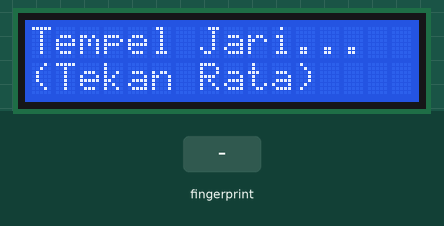
A program run on a simulated ESP32 board running MicroPython. Shown: 16×2 character LCD. The test bench sets the inputs (shaded band). Library files of the repository ran but are not shown: i2c_lcd.py; what the program prints to the serial console is not drawn. At 6.9 s the program stops and its outputs stay as they are.

Above: at 3.2 s.
3.3 s: finger stored as number 1 placed on the sensor
At 4.4 s:
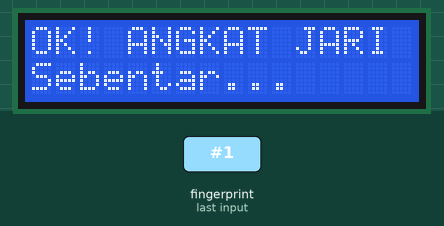
At 5.8 s:
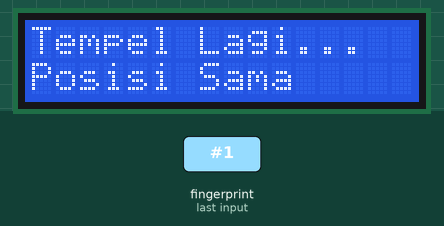
6.3 s: finger stored as number 1 placed on the sensor
At 8.0 s:
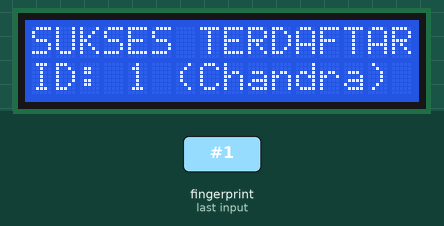
Timing chart, 0 to 8.4 s (numbered marks = the images above; inputs shaded):
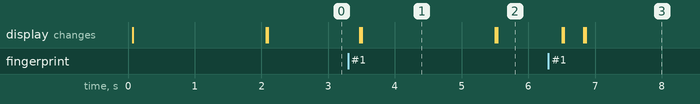

The program:

enroll.py
```python
# ==============================================================================
# SIAT POLINEMA — PENDAFTARAN SIDIK JARI (FINGERPRINT ENROLLMENT)
# Platform: ESP32-S3 (MicroPython di Thonny IDE)
# ==============================================================================

import time
import sys
from machine import Pin, UART, I2C
from i2c_lcd import I2cLcd
from as608 import AS608

ENROLL_ID = 1  # Daftarkan ke ID 1 (Chandra Oktavino)

# ─── PIN ESP32-S3 ─────────────────────────────────────────────────────────────
I2C_SDA_PIN = 8
I2C_SCL_PIN = 9
UART_TX_PIN = 17
UART_RX_PIN = 18

try:
    i2c = I2C(0, sda=Pin(I2C_SDA_PIN), scl=Pin(I2C_SCL_PIN), freq=400000)
    devices = i2c.scan()
    lcd = I2cLcd(i2c, devices[0], 2, 16) if devices else None
except:
    lcd = None

def show(l1, l2=""):
    print(f">>> {l1} | {l2}")
    if lcd:
        try:
            lcd.clear()
            lcd.move_to(0, 0)
            lcd.putstr(l1[:16])
            if l2:
                lcd.move_to(0, 1)
                lcd.putstr(l2[:16])
        except:
            pass

uart = UART(1, baudrate=57600, tx=Pin(UART_TX_PIN), rx=Pin(UART_RX_PIN))
finger = AS608(uart)

print("=" * 55)
print(f"   PENDAFTARAN SIDIK JARI KE ID: {ENROLL_ID}")
print("   TIPS: Gunakan JARI TELUNJUK (lebih mudah presisi)")
print("=" * 55)

show("DAFTAR SIDIK JARI", f"Ke ID: {ENROLL_ID}")
time.sleep(2)

def do_enroll():
    while True:
        # ─── LANGKAH 1 ──────────────────────────────────────────
        show("Tempel Jari...", "(Tekan Rata)")
        print("\n[Langkah 1] Letakkan jari TELUNJUK rata di tengah sensor...")

        # Tunggu sampai ada jari
        while not finger.get_image():
            time.sleep_ms(100)

        print("-> Foto 1 OK!")
        if not finger.image_2_tz(slot=1):
            show("Gambar Buram", "Coba Lagi...")
            time.sleep(1)
            continue

        show("OK! ANGKAT JARI", "Sebentar...")
        print("-> Angkat jarimu sekarang...")
        time.sleep(1)

        # Tunggu sampai jari diangkat
        while finger.get_image():
            time.sleep_ms(100)

        time.sleep_ms(500)

        # ─── LANGKAH 2 ──────────────────────────────────────────
        show("Tempel Lagi...", "Posisi Sama")
        print("[Langkah 2] Tempelkan jari yang SAMA dengan posisi & tekanan yang SAMA...")

        # Tunggu jari ditempelkan lagi
        while not finger.get_image():
            time.sleep_ms(100)

        print("-> Foto 2 OK!")
        if not finger.image_2_tz(slot=2):
            show("Gambar Buram", "Coba Lagi...")
            time.sleep(1)
            continue

        # ─── LANGKAH 3 ──────────────────────────────────────────
        show("Mencocokkan...", "Mohon tunggu")
        print("[Langkah 3] Mencocokkan kedua foto...")
        time.sleep_ms(300)

        if finger.create_model():
            print(f"-> COCOK! Menyimpan ke ID {ENROLL_ID}...")
            if finger.store_model(page_id=ENROLL_ID, slot=1):
                show("SUKSES TERDAFTAR!", f"ID: {ENROLL_ID} (Chandra)")
                print("\n" + "=" * 55)
                print(f"🎉 ALHAMDULILLAH! Sidik jari berhasil disimpan ke ID {ENROLL_ID}!")
                print("Sekarang buka dan klik RUN pada file main.py untuk transaksi!")
                print("=" * 55)
                break
            else:
                show("Gagal Simpan", "Coba Lagi")
                print("Gagal menyimpan ke flash sensor.")
        else:
            show("Posisi Meleset", "Ulangi Lagi...")
            print("⚠️ Sudut/posisi jari agak berbeda. Coba letakkan lebih rata di tengah sensor.")
            time.sleep(2)

do_enroll()
```

as608.py
```python
# MicroPython AS608 / R307 Fingerprint Sensor Driver
import time

class AS608:
    START_CODE = b'\xef\x01'
    DEFAULT_ADDR = b'\xff\xff\xff\xff'

    CMD_GEN_IMG = 0x01
    CMD_IMG2TZ = 0x02
    CMD_SEARCH = 0x04

    def __init__(self, uart):
        self.uart = uart
        self.address = self.DEFAULT_ADDR

    def _send_packet(self, pid, data):
        length = len(data) + 2
        checksum = pid + (length >> 8) + (length & 0xFF) + sum(data)
        packet = (
            self.START_CODE +
            self.address +
            bytes([pid, length >> 8, length & 0xFF]) +
            bytes(data) +
            bytes([checksum >> 8, checksum & 0xFF])
        )
        # Clear buffer
        while self.uart.any():
            self.uart.read()
        self.uart.write(packet)

    def _read_packet(self, timeout_ms=1000):
        start = time.ticks_ms()
        # Read header (9 bytes min: start(2) + addr(4) + pid(1) + len(2))
        buf = bytearray()
        while len(buf) < 9:
            if time.ticks_diff(time.ticks_ms(), start) > timeout_ms:
                return None, None
            if self.uart.any():
                buf += self.uart.read(1)

        if buf[:2] != self.START_CODE:
            return None, None

        pid = buf[6]
        length = (buf[7] << 8) | buf[8]

        # Read data + checksum
        data_rem = bytearray()
        while len(data_rem) < length:
            if time.ticks_diff(time.ticks_ms(), start) > timeout_ms:
                return None, None
            if self.uart.any():
                data_rem += self.uart.read(1)

        payload = data_rem[:-2]
        return pid, payload

    def get_image(self):
        """Ambil gambar sidik jari (returns True jika ada jari menempel)"""
        self._send_packet(0x01, [self.CMD_GEN_IMG])
        _, res = self._read_packet(500)
        if res and len(res) >= 1:
            return res[0] == 0x00  # 0x00 = OK
        return False

    def image_2_tz(self, slot=1):
        """Konversi gambar ke template karakter di slot 1 atau 2"""
        self._send_packet(0x01, [self.CMD_IMG2TZ, slot])
        _, res = self._read_packet(500)
        if res and len(res) >= 1:
            return res[0] == 0x00
        return False

    def search(self, start=0, count=50):
        """Cari template sidik jari di memori AS608"""
        data = [
            self.CMD_SEARCH,
            0x01, # slot
            (start >> 8) & 0xFF, start & 0xFF,
            (count >> 8) & 0xFF, count & 0xFF
        ]
        self._send_packet(0x01, data)
        _, res = self._read_packet(1000)
        if res and len(res) >= 5 and res[0] == 0x00:
            finger_id = (res[1] << 8) | res[2]
            score = (res[3] << 8) | res[4]
            return finger_id, score
        return None, 0

    def create_model(self):
        """Gabungkan slot 1 dan slot 2 menjadi template model sidik jari"""
        self._send_packet(0x01, [0x05])
        _, res = self._read_packet(1000)
        if res and len(res) >= 1:
            return res[0] == 0x00
        return False

    def store_model(self, page_id=1, slot=1):
        """Simpan template dari slot ke memori flash sensor pada nomor ID tertentu"""
        data = [
            0x06,
            slot,
            (page_id >> 8) & 0xFF, page_id & 0xFF
        ]
        self._send_packet(0x01, data)
        _, res = self._read_packet(1000)
        if res and len(res) >= 1:
            return res[0] == 0x00
        return False
```

Measured:
- after the input at 3.3 s, the display: first changes after 0.18 s (image 1 shows a later state)
- after the input at 6.3 s, the display: first changes after 0.20 s (image 3 shows a later state)
- what the display in image 1 shows lasts 2.0 s, from 3.5 s to 5.5 s
